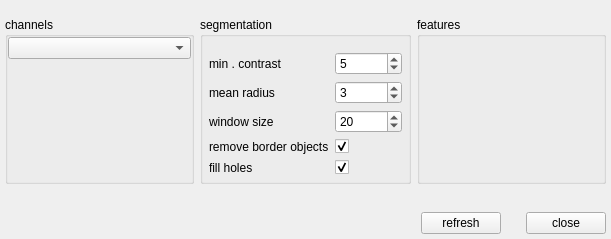
<?xml version="1.0" encoding="UTF-8"?>
<ui version="4.0">
 <class>Form</class>
 <widget class="QWidget" name="Form">
  <property name="geometry">
   <rect>
    <x>0</x>
    <y>0</y>
    <width>611</width>
    <height>239</height>
   </rect>
  </property>
  <property name="windowTitle">
   <string>Form</string>
  </property>
  <layout class="QVBoxLayout" name="verticalLayout">
   <property name="margin">
    <number>5</number>
   </property>
   <item>
    <layout class="QGridLayout" name="regionBox">
     <property name="topMargin">
      <number>12</number>
     </property>
     <item row="0" column="1">
      <widget class="QGroupBox" name="primaryBox">
       <property name="font">
        <font>
         <weight>50</weight>
         <bold>false</bold>
        </font>
       </property>
       <property name="title">
        <string>segmentation</string>
       </property>
       <property name="checkable">
        <bool>false</bool>
       </property>
       <layout class="QVBoxLayout" name="verticalLayout_3" stretch="0">
        <property name="spacing">
         <number>3</number>
        </property>
        <property name="leftMargin">
         <number>3</number>
        </property>
        <property name="topMargin">
         <number>12</number>
        </property>
        <property name="rightMargin">
         <number>3</number>
        </property>
        <property name="bottomMargin">
         <number>3</number>
        </property>
        <item>
         <layout class="QFormLayout" name="formLayout_2">
          <property name="fieldGrowthPolicy">
           <enum>QFormLayout::FieldsStayAtSizeHint</enum>
          </property>
          <property name="horizontalSpacing">
           <number>6</number>
          </property>
          <property name="verticalSpacing">
           <number>6</number>
          </property>
          <property name="margin">
           <number>3</number>
          </property>
          <item row="0" column="0">
           <widget class="QLabel" name="contrastLabel">
            <property name="text">
             <string>min . contrast</string>
            </property>
           </widget>
          </item>
          <item row="0" column="1">
           <widget class="QSpinBox" name="minContrast">
            <property name="sizePolicy">
             <sizepolicy hsizetype="Maximum" vsizetype="Fixed">
              <horstretch>0</horstretch>
              <verstretch>0</verstretch>
             </sizepolicy>
            </property>
            <property name="maximum">
             <number>100000</number>
            </property>
            <property name="value">
             <number>5</number>
            </property>
           </widget>
          </item>
          <item row="1" column="0">
           <widget class="QLabel" name="radiusLabel">
            <property name="text">
             <string>mean radius</string>
            </property>
           </widget>
          </item>
          <item row="1" column="1">
           <widget class="QSpinBox" name="meanRadius">
            <property name="sizePolicy">
             <sizepolicy hsizetype="Maximum" vsizetype="Fixed">
              <horstretch>0</horstretch>
              <verstretch>0</verstretch>
             </sizepolicy>
            </property>
            <property name="maximum">
             <number>100000</number>
            </property>
            <property name="value">
             <number>3</number>
            </property>
           </widget>
          </item>
          <item row="2" column="0">
           <widget class="QLabel" name="windowSizeLabel">
            <property name="text">
             <string>window size</string>
            </property>
           </widget>
          </item>
          <item row="2" column="1">
           <widget class="QSpinBox" name="windowSize">
            <property name="sizePolicy">
             <sizepolicy hsizetype="Maximum" vsizetype="Fixed">
              <horstretch>0</horstretch>
              <verstretch>0</verstretch>
             </sizepolicy>
            </property>
            <property name="maximum">
             <number>1000000</number>
            </property>
            <property name="value">
             <number>20</number>
            </property>
           </widget>
          </item>
          <item row="3" column="0">
           <widget class="QLabel" name="robLabel">
            <property name="text">
             <string>remove border objects</string>
            </property>
           </widget>
          </item>
          <item row="3" column="1">
           <widget class="QCheckBox" name="removeBorderObjects">
            <property name="text">
             <string/>
            </property>
            <property name="checked">
             <bool>true</bool>
            </property>
           </widget>
          </item>
          <item row="4" column="0">
           <widget class="QLabel" name="fillHolesLabel">
            <property name="text">
             <string>fill holes</string>
            </property>
           </widget>
          </item>
          <item row="4" column="1">
           <widget class="QCheckBox" name="fillHoles">
            <property name="text">
             <string/>
            </property>
            <property name="checked">
             <bool>true</bool>
            </property>
           </widget>
          </item>
         </layout>
        </item>
       </layout>
      </widget>
     </item>
     <item row="0" column="2">
      <widget class="FeatureBox" name="featurebox">
       <property name="font">
        <font>
         <weight>50</weight>
         <bold>false</bold>
        </font>
       </property>
       <property name="title">
        <string>features</string>
       </property>
      </widget>
     </item>
     <item row="0" column="0">
      <widget class="QGroupBox" name="channelbox">
       <property name="title">
        <string>channels</string>
       </property>
       <layout class="QVBoxLayout" name="verticalLayout_2">
        <property name="spacing">
         <number>0</number>
        </property>
        <property name="margin">
         <number>0</number>
        </property>
        <item>
         <widget class="QComboBox" name="pchannel"/>
        </item>
        <item>
         <spacer name="vspacer_2">
          <property name="orientation">
           <enum>Qt::Vertical</enum>
          </property>
          <property name="sizeHint" stdset="0">
           <size>
            <width>20</width>
            <height>40</height>
           </size>
          </property>
         </spacer>
        </item>
       </layout>
      </widget>
     </item>
    </layout>
   </item>
   <item>
    <spacer name="vspacer">
     <property name="orientation">
      <enum>Qt::Vertical</enum>
     </property>
     <property name="sizeHint" stdset="0">
      <size>
       <width>20</width>
       <height>40</height>
      </size>
     </property>
    </spacer>
   </item>
   <item>
    <layout class="QHBoxLayout" name="hbox">
     <property name="spacing">
      <number>5</number>
     </property>
     <item>
      <spacer name="spacer1">
       <property name="orientation">
        <enum>Qt::Horizontal</enum>
       </property>
       <property name="sizeHint" stdset="0">
        <size>
         <width>40</width>
         <height>20</height>
        </size>
       </property>
      </spacer>
     </item>
     <item>
      <widget class="QPushButton" name="refreshBtn">
       <property name="text">
        <string>refresh</string>
       </property>
      </widget>
     </item>
     <item>
      <spacer name="spacer2">
       <property name="orientation">
        <enum>Qt::Horizontal</enum>
       </property>
       <property name="sizeType">
        <enum>QSizePolicy::Maximum</enum>
       </property>
       <property name="sizeHint" stdset="0">
        <size>
         <width>20</width>
         <height>20</height>
        </size>
       </property>
      </spacer>
     </item>
     <item>
      <widget class="QPushButton" name="closeBtn">
       <property name="text">
        <string>close</string>
       </property>
      </widget>
     </item>
    </layout>
   </item>
  </layout>
 </widget>
 <customwidgets>
  <customwidget>
   <class>FeatureBox</class>
   <extends>QGroupBox</extends>
   <header>af/gui/featurebox</header>
   <container>1</container>
  </customwidget>
 </customwidgets>
 <tabstops>
  <tabstop>closeBtn</tabstop>
  <tabstop>refreshBtn</tabstop>
  <tabstop>minContrast</tabstop>
  <tabstop>meanRadius</tabstop>
  <tabstop>windowSize</tabstop>
  <tabstop>removeBorderObjects</tabstop>
  <tabstop>fillHoles</tabstop>
  <tabstop>pchannel</tabstop>
 </tabstops>
 <resources/>
 <connections>
  <connection>
   <sender>closeBtn</sender>
   <signal>clicked()</signal>
   <receiver>Form</receiver>
   <slot>close()</slot>
   <hints>
    <hint type="sourcelabel">
     <x>564</x>
     <y>509</y>
    </hint>
    <hint type="destinationlabel">
     <x>303</x>
     <y>265</y>
    </hint>
   </hints>
  </connection>
 </connections>
</ui>
